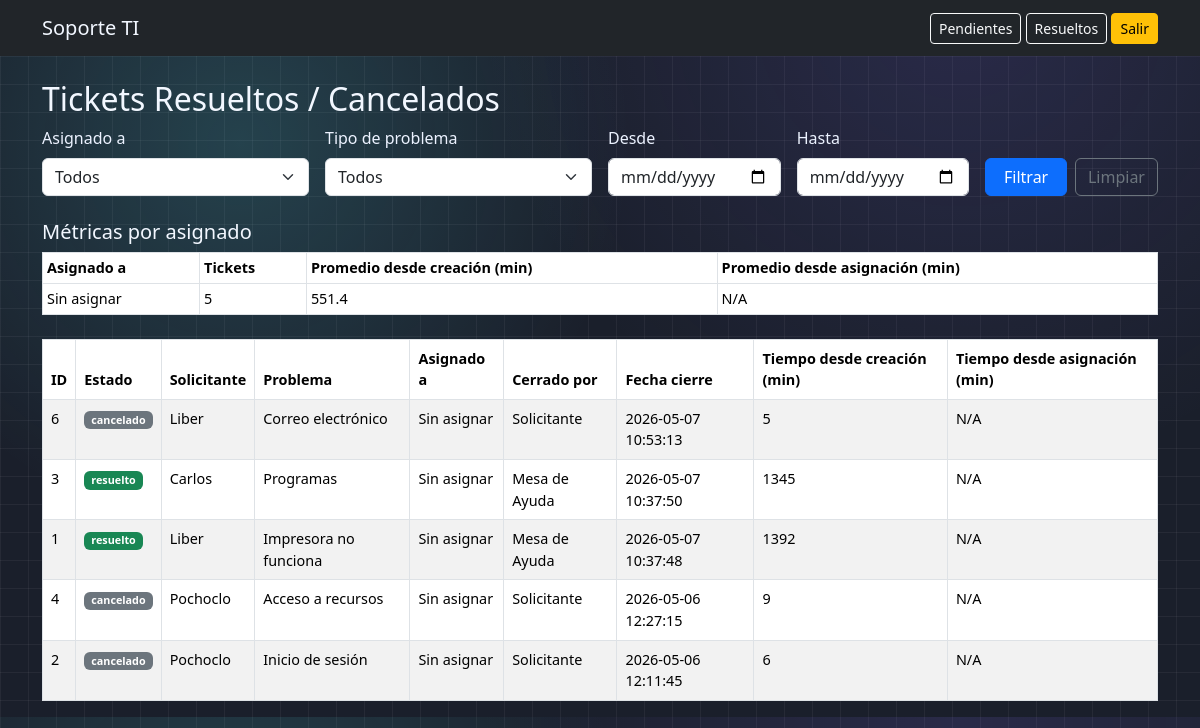
/admin/resolved (signed in), run on an earlier commit of the app's database.
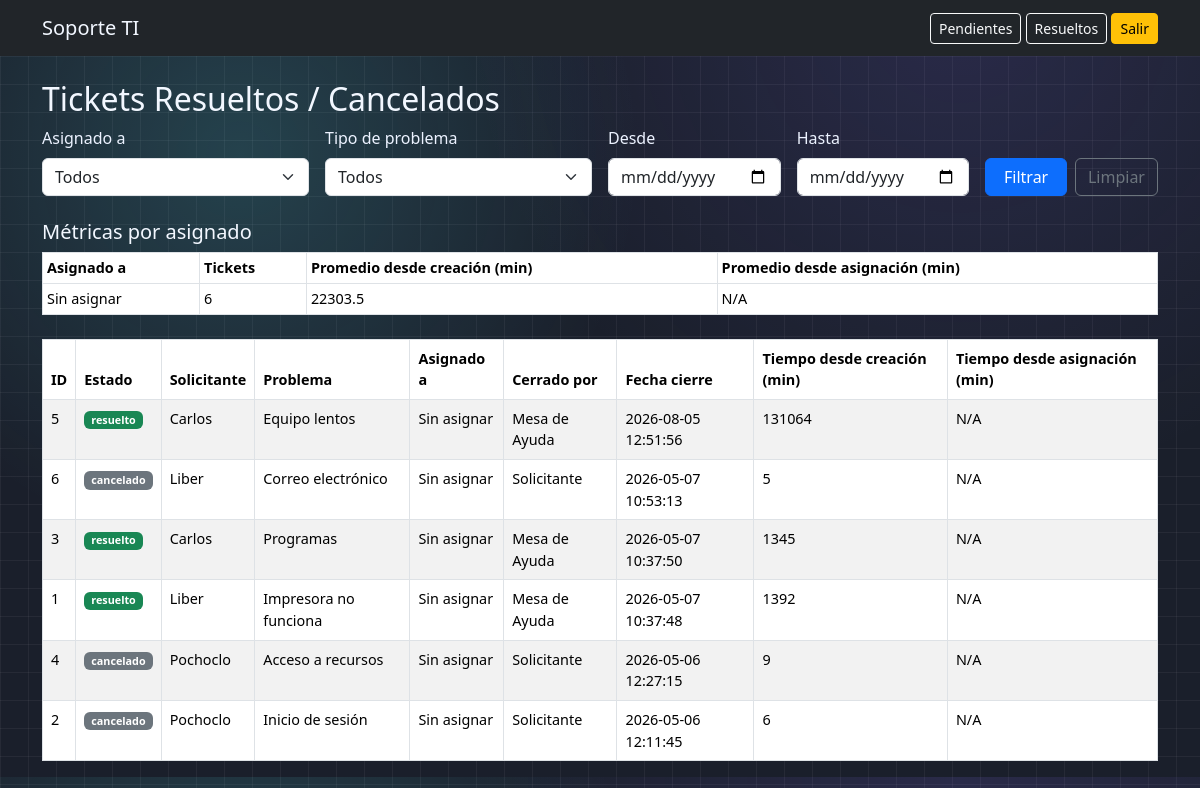
And on a later commit of the database.
### tables this page shows
CREATE TABLE tickets (
            id INTEGER PRIMARY KEY AUTOINCREMENT,
            requester_name TEXT NOT NULL,
            department TEXT NOT NULL,
            phone_internal TEXT NOT NULL,
            problem_key TEXT NOT NULL,
            problem_title TEXT NOT NULL,
            description TEXT NOT NULL,
            local_ip TEXT NOT NULL,
            created_at TEXT NOT NULL,
            status TEXT NOT NULL DEFAULT 'pendiente',
            assigned_to_user_id INTEGER,
            canceled_by_requester INTEGER NOT NULL DEFAULT 0,
            closed_by_user_id INTEGER,
            closed_at TEXT,
            close_note TEXT, assigned_at TEXT,
            FOREIGN KEY (assigned_to_user_id) REFERENCES users(id),
            FOREIGN KEY (closed_by_user_id) REFERENCES users(id)
        );

CREATE TABLE users (
            id INTEGER PRIMARY KEY AUTOINCREMENT,
            username TEXT UNIQUE NOT NULL,
            password TEXT NOT NULL,
            full_name TEXT NOT NULL
        );

### app.py (the view)
@app.route("/admin/resolved")
@login_required
def dashboard_resolved():
    assigned_to = request.args.get("assigned_to", type=int)
    problem_key = request.args.get("problem_key", "").strip()
    start_date = request.args.get("start_date", "").strip()
    end_date = request.args.get("end_date", "").strip()
    conditions = ["t.status IN ('resuelto', 'cancelado')"]
    params: list[Any] = []
    if assigned_to:
        conditions.append("t.assigned_to_user_id = ?")
        params.append(assigned_to)
    if problem_key:
        conditions.append("t.problem_key = ?")
        params.append(problem_key)
    if start_date:
        conditions.append("date(t.closed_at) >= date(?)")
        params.append(start_date)
    if end_date:
        conditions.append("date(t.closed_at) <= date(?)")
        params.append(end_date)
    where_clause = " AND ".join(conditions)
    resolved = db().execute(
        f"""
        SELECT t.*, c.full_name AS closed_by_name, a.full_name AS assigned_to_name
        FROM tickets t
        LEFT JOIN users c ON c.id = t.closed_by_user_id
        LEFT JOIN users a ON a.id = t.assigned_to_user_id
        WHERE {where_clause}
        ORDER BY t.closed_at DESC
        """,
        tuple(params),
    ).fetchall()
    metric_rows = []
    for row in resolved:
        ticket = dict(row)
        created_at = datetime.strptime(ticket["created_at"], "%Y-%m-%d %H:%M:%S")
        closed_at = datetime.strptime(ticket["closed_at"], "%Y-%m-%d %H:%M:%S")
        minutes_from_created = int((closed_at - created_at).total_seconds() // 60)
        minutes_from_assigned = None
        if ticket.get("assigned_at"):
            assigned_at_dt = datetime.strptime(ticket["assigned_at"], "%Y-%m-%d %H:%M:%S")
            minutes_from_assigned = int((closed_at - assigned_at_dt).total_seconds() // 60)
        ticket["minutes_from_created"] = minutes_from_created
        ticket["minutes_from_assigned"] = minutes_from_assigned
        metric_rows.append(ticket)
    summary: dict[str, dict[str, Any]] = {}
    for ticket in metric_rows:
        key = ticket["assigned_to_name"] or "Sin asignar"
        if key not in summary:
            summary[key] = {
                "count": 0,
                "sum_created": 0,
                "sum_assigned": 0,
                "count_assigned": 0,
            }
        summary[key]["count"] += 1
        summary[key]["sum_created"] += ticket["minutes_from_created"]
        if ticket["minutes_from_assigned"] is not None:
            summary[key]["sum_assigned"] += ticket["minutes_from_assigned"]
            summary[key]["count_assigned"] += 1
    summary_rows = []
    for assignee, values in summary.items():
        avg_created = round(values["sum_created"] / values["count"], 1) if values["count"] else 0
        avg_assigned = (
            round(values["sum_assigned"] / values["count_assigned"], 1)
            if values["count_assigned"]
            else None
        )
        summary_rows.append({
            "assignee": assignee,
            "count": values["count"],
            "avg_created": avg_created,
            "avg_assigned": avg_assigned,
        })
    users = db().execute("SELECT id, full_name FROM users ORDER BY full_name ASC").fetchall()
    problems = [{"id": p["id"], "title": p["title"]} for p in COMMON_PROBLEMS]
    return render_template(
        "dashboard_resolved.html",
        tickets=metric_rows,
        users=users,
        problems=problems,
        summary_rows=summary_rows,
        filters={
            "assigned_to": assigned_to,
            "problem_key": problem_key,
            "start_date": start_date,
            "end_date": end_date,
        },
    )

### app.py (called while the page is built)
def db() -> sqlite3.Connection:
    if "db" not in g:
        conn = sqlite3.connect(DB_PATH)
        conn.row_factory = sqlite3.Row
        g.db = conn
    return g.db

def login_required(fn):
    @wraps(fn)
    def wrapper(*args, **kwargs):
        if "user_id" not in session:
            flash("Debes iniciar sesión.", "warning")
            return redirect(url_for("login"))
        return fn(*args, **kwargs)
    return wrapper

### templates/dashboard_resolved.html (shortened to what this page needs)
{% extends "base.html" %}
{% block content %}
<h2>Tickets Resueltos / Cancelados</h2>
<form method="get" class="row g-3 mb-4">
  <div class="col-md-3">
    <label class="form-label">Asignado a</label>
    <select name="assigned_to" class="form-select">
      <option value="">Todos</option>
    </select>
  </div>
  <div class="col-md-3">
    <label class="form-label">Tipo de problema</label>
    <select name="problem_key" class="form-select">
      <option value="">Todos</option>
    </select>
  </div>
  <div class="col-md-2">
    <label class="form-label">Desde</label>
    <input type="date" name="start_date" class="form-control" value="{{ filters.start_date }}">
  </div>
  <div class="col-md-2">
    <label class="form-label">Hasta</label>
    <input type="date" name="end_date" class="form-control" value="{{ filters.end_date }}">
  </div>
  <div class="col-md-2 d-flex align-items-end gap-2">
    <button type="submit" class="btn btn-primary w-100">Filtrar</button>
    <a href="{{ url_for('dashboard_resolved') }}" class="btn btn-outline-secondary">Limpiar</a>
  </div>
</form>
<h5>Métricas por asignado</h5>
<table class="table table-sm table-bordered mb-4">
  <thead>
    <tr>
      <th>Asignado a</th>
      <th>Tickets</th>
      <th>Promedio desde creación (min)</th>
      <th>Promedio desde asignación (min)</th>
    </tr>
  </thead>
  <tbody>
    {% for row in summary_rows %}
    <tr>
      <td>{{ row.assignee }}</td>
      <td>{{ row.count }}</td>
      <td>{{ row.avg_created }}</td>
      <td>{{ row.avg_assigned if row.avg_assigned is not none else 'N/A' }}</td>
    </tr>
    {% else %}
    <tr><td colspan="4" class="text-center">Sin datos para los filtros seleccionados.</td></tr>
    {% endfor %}
  </tbody>
</table>
<table class="table table-striped table-bordered">
  <thead>
    <tr>
      <th>ID</th><th>Estado</th><th>Solicitante</th><th>Problema</th><th>Asignado a</th><th>Cerrado por</th><th>Fecha cierre</th>
      <th>Tiempo desde creación (min)</th><th>Tiempo desde asignación (min)</th>
    </tr>
  </thead>
  <tbody>
  {% set row_colors = ['verde', 'azul', 'rosa', 'amarillo', 'lila', 'menta', 'naranja', 'cian'] %}
  {% for t in tickets %}
  <tr class="{{ row_colors[loop.index0 % row_colors|length] }}">
    <td>{{ t.id }}</td>
    <td><span class="badge {% if t.status == 'resuelto' %}text-bg-success{% else %}text-bg-secondary{% endif %}">{{ t.status }}</span></td>
    <td>{{ t.requester_name }}</td>
    <td>{{ t.problem_title }}</td>
    <td>{{ t.assigned_to_name or 'Sin asignar' }}</td>
    <td>{{ t.closed_by_name or 'Solicitante' }}</td>
    <td>{{ t.closed_at }}</td>
    <td>{{ t.minutes_from_created }}</td>
    <td>{{ t.minutes_from_assigned if t.minutes_from_assigned is not none else 'N/A' }}</td>
  </tr>
  {% endfor %}
  </tbody>
</table>
{% endblock %}

### templates/base.html (shortened to what this page needs)
<!doctype html>
<html lang="es">
<head>
  <link href="https://cdn.jsdelivr.net/npm/bootstrap@5.3.3/dist/css/bootstrap.min.css" rel="stylesheet">
  <link href="{{ url_for('static', filename='styles.css') }}" rel="stylesheet">
</head>
<body>
<nav class="navbar navbar-expand-lg navbar-dark bg-dark mb-4">
  <div class="container">
    <a class="navbar-brand" href="{{ url_for('home') }}">Soporte TI</a>
    <div>
      {% if session.get('user_id') %}
        <a href="{{ url_for('dashboard_pending') }}" class="btn btn-sm btn-outline-light">Pendientes</a>
        <a href="{{ url_for('dashboard_resolved') }}" class="btn btn-sm btn-outline-light">Resueltos</a>
        <a href="{{ url_for('logout') }}" class="btn btn-sm btn-warning">Salir</a>
      {% else %}
        <a href="{{ url_for('login') }}" class="btn btn-sm btn-outline-light">Ingresar</a>
      {% endif %}
    </div>
  </div>
</nav>
<div class="container">
  {% block content %}{% endblock %}
</div>
</body>
</html>

### static/styles.css (style rules this page uses)
body { background-color: #1a1f2b; background-image: radial-gradient(circle at 20% 20%, rgba(92, 249, 255, 0.16), transparent 35%), radial-gradient(circle at 80% 0%, rgba(135, 111, 255, 0.14), transparent 40%), linear-gradient(rgba(255, 255, 255, 0.05) 1px, transparent 1px), linear-gradient(90deg, rgba(255, 255, 255, 0.05) 1px, transparent 1px); background-size: auto, auto, 28px 28px, 28px 28px; color: #ecf2ff; }
h1, h2, h3, h4, h5, h6, .navbar-brand { color: #f2f7ff; }
.table { font-size: 0.9rem; }

What changed in the data, as far as the page shows it:
now on this page (row edited): tickets: id "5", status "resuelto", requester_name "Carlos", problem_title "Equipo lentos", assigned_to_name "Sin asignar", full_name "Mesa de Ayuda", closed_at "2026-08-05 12:51:56", minutes_from_created "131064", minutes_from_assigned "N/A"
Also different on the page:
new list line: "Sin asignar 6 22303.5 N/A"
list line gone: "Sin asignar 5 551.4 N/A"
